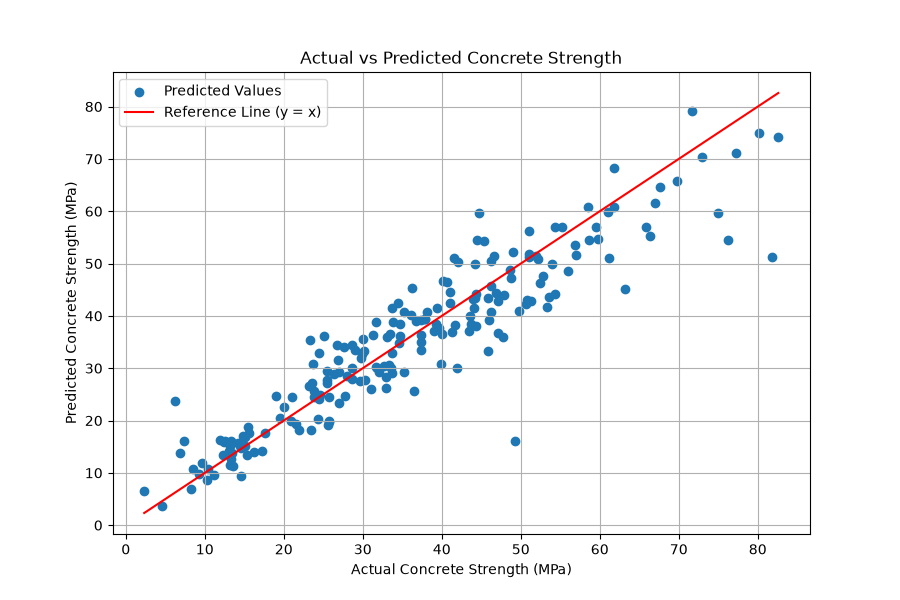

Source code (Python):

import pandas as pd
import numpy as np
import matplotlib.pyplot as plt

from sklearn.linear_model import LinearRegression, Ridge
from sklearn.model_selection import train_test_split, KFold
from sklearn.model_selection import cross_val_score, GridSearchCV
from sklearn.pipeline import Pipeline
from sklearn.preprocessing import PolynomialFeatures, StandardScaler
from sklearn.metrics import mean_squared_error, mean_absolute_error


# Load the Concrete Strength dataset
concrete = pd.read_csv("concrete_strength.csv")

# Remove duplicate rows
concrete = concrete.drop_duplicates()

# Select input and target variables
target = "Concrete compressive strength"

X = concrete.drop(columns=target)
y = concrete[target]


# Task 3(a): Split Data and Linear Regression Baseline
print("\n========== TASK 3(a) ==========")

# Split data into training and testing sets
X_train, X_test, y_train, y_test = train_test_split(
    X, y, test_size=0.20, random_state=42
)

print("Training rows:", len(X_train))
print("Testing rows:", len(X_test))

# Create five-fold cross-validation
folds = KFold(
    n_splits=5,
    shuffle=True,
    random_state=42
)

scoring = "neg_root_mean_squared_error"

# Create Linear Regression baseline
linear_model = LinearRegression()

# Calculate baseline cross-validation RMSE
baseline_rmse = -cross_val_score(
    linear_model,
    X_train,
    y_train,
    cv=folds,
    scoring=scoring
)

baseline_mean = baseline_rmse.mean()

print("Linear Regression Fold RMSEs:", baseline_rmse.round(2))
print("Baseline Mean CV RMSE:", round(baseline_mean, 2), "MPa")


# Task 3(b): Tune Polynomial Ridge Regression
print("\n========== TASK 3(b) ==========")

# Create Polynomial Ridge Pipeline
ridge_model = Pipeline([
    ("poly", PolynomialFeatures(include_bias=False)),
    ("scale", StandardScaler()),
    ("ridge", Ridge())
])

# Define parameter grid
param_grid = {
    "poly__degree": [1, 2, 3],
    "ridge__alpha": [0.01, 0.1, 1, 10, 100]
}

# Perform Grid Search
search = GridSearchCV(
    ridge_model,
    param_grid,
    cv=folds,
    scoring=scoring,
    refit=True
)

search.fit(X_train, y_train)

print("Best Parameters:", search.best_params_)
print("Best Mean CV RMSE:", round(-search.best_score_, 2), "MPa")

# Display three highest-ranked settings
results = pd.DataFrame(search.cv_results_)

top_three = results.sort_values(
    "rank_test_score"
).head(3)

print("\nTop 3 Grid Search Results:")

for _, row in top_three.iterrows():
    print(
        "Degree:", row["param_poly__degree"],
        "| Alpha:", row["param_ridge__alpha"],
        "| Mean CV RMSE:", round(-row["mean_test_score"], 2),
        "| Rank:", row["rank_test_score"]
    )


# Task 3(c): Evaluate the Selected Model on Test Data
print("\n========== TASK 3(c) ==========")

# Predict using the best refitted model
test_predictions = search.predict(X_test)

# Calculate test RMSE and MAE
test_rmse = np.sqrt(
    mean_squared_error(y_test, test_predictions)
)

test_mae = mean_absolute_error(
    y_test, test_predictions
)

print("Test RMSE:", round(test_rmse, 2), "MPa")
print("Test MAE:", round(test_mae, 2), "MPa")

# Plot actual vs predicted values
plt.figure(figsize=(9, 6))

plt.scatter(
    y_test,
    test_predictions,
    label="Predicted Values"
)

# Reference line y = x
minimum = min(y_test.min(), test_predictions.min())
maximum = max(y_test.max(), test_predictions.max())

plt.plot(
    [minimum, maximum],
    [minimum, maximum],
    color="red",
    label="Reference Line (y = x)"
)

plt.xlabel("Actual Concrete Strength (MPa)")
plt.ylabel("Predicted Concrete Strength (MPa)")
plt.title("Actual vs Predicted Concrete Strength")

plt.legend()
plt.grid(True)

# Save graph
plt.savefig("task3_concrete.png")
plt.show()

print("Graph saved successfully as task3_concrete.png")


# Task 3(d): Model Comparison and Explanation
print("\n========== TASK 3(d) ==========")

print("Baseline Mean CV RMSE:", round(baseline_mean, 2), "MPa")
print("Tuned Mean CV RMSE:", round(-search.best_score_, 2), "MPa")

if -search.best_score_ < baseline_mean:
    print("Tuned Ridge Model performs better than Linear Regression.")
else:
    print("Linear Regression performs better.")

print("\nInteraction Term Example:")
print("Cement x Water")

print("\nScaling Explanation:")
print("Scaling puts features on a similar scale.")
print("It prevents large-valued features from dominating Ridge regularization.")
